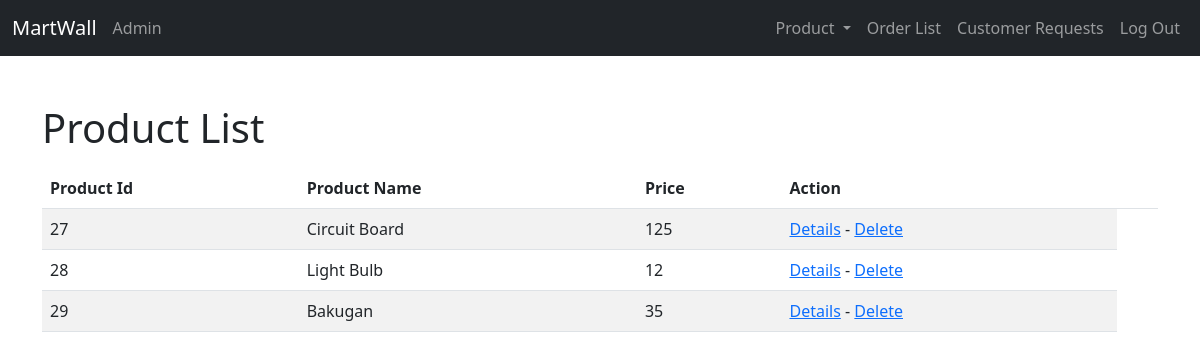
The app's page /Admin/productList (signed in) with its own data.
### tables this page shows
CREATE TABLE `product` (
  `product_id` int(5) NOT NULL,
  `product_name` varchar(20) NOT NULL,
  `price` int(5) NOT NULL,
  `description` text NOT NULL,
  `is_featured` tinyint(1) NOT NULL,
  `category_id` int(5) NOT NULL,
  `product_image` varchar(50) NOT NULL
);

### app/core/Controller.php (called while the page is built, shortened)
<?php
class Controller{
	public function view($name, $data = []){
		include('app/views/' . $name . '.php');
	}
}

### app/controllers/Admin.php (called while the page is built, shortened)
<?php
	class Admin extends \app\core\Controller{
		#[\app\filters\Admin]
		public function productList() {
			$product = new \app\models\Product();
			$product = $product->getAll();
			$this->view('Admin/productList', $product);
		}
	}

### app/core/App.php (called while the page is built, shortened)
<?php
class App{
	private $method = 'index';
	public function __construct(){
		$url = self::parseUrl();
		if(isset($url[0])){
			unset($url[0]);
		}
		$this->controller = new $this->controller;
		if(isset($url[1])){
			if(method_exists($this->controller, $url[1])){
				$this->method = $url[1];
			}
			unset($url[1]);
		}
		$params = $url ? array_values($url) : [];
		call_user_func_array([$this->controller, $this->method], $params);
	}
	public static function parseUrl(){
		if(isset($_GET['url'])) {
			return explode('/',
				filter_var(
					rtrim($_GET['url'], '/')),
				FILTER_SANITIZE_URL);
		}
	}
}

### index.php (called while the page is built, shortened)
<?php
	new app\core\App();

### app/models/Product.php (called while the page is built, shortened)
<?php
class Product extends \app\core\Model {
    public function getAll(){
		$SQL = "SELECT * FROM product";
		$STMT = self::$_connection->prepare($SQL);
		$STMT->execute();
		$STMT->setFetchMode(\PDO::FETCH_CLASS, 'app\models\Product');
		return $STMT->fetchAll();
	}
}

### app/core/Model.php (called while the page is built, shortened)
<?php
class Model{
	public function __construct(){
		$server = 'localhost';
		$dbname = 'ecom_project';
		$username = 'root';
		$password = '';
	}
}

### app/views/Admin/productList.php (the view, shortened to what this page needs)
<!DOCTYPE html>
<html lang="en">
    <head>
        <link href="https://cdn.jsdelivr.net/npm/bootstrap@5.2.3/dist/css/bootstrap.min.css" rel="stylesheet">
    </head>
    <body>
    <?php include 'app\views\includes\adminHeader.php'; ?>
        <div class="main">
        <div class="container mt-5">
        <h1>Product List</h1>
            <div class="table-responsive">
                <table class="table table-striped">
                    <thead>
                        <th>Product Id</th>
                        <th>Product Name</th>
                        <th>Price</th>
                        <th>Action<th>
                    </thead>
                    <tbody>
                        <?php
                            foreach ($data as $item)
                                echo"
                                <tr>
                                    <td>$item->product_id</td>
                                    <td>$item->product_name</td>
                                    <td>$item->price</td>
                                    <td>
                                        <a href='/Product/details/$item->product_id'>Details</a> -
                                        <a href='/Admin/delete/$item->product_id'>Delete</a>
                                    </td>
                                </tr>
                                ";
                        ?>
                    </tbody>
                </table>
            </div>
        </div>
    </body>
</html>

### records on screen
product: product_id "27", product_name "Circuit Board", price "125"
product: product_id "28", product_name "Light Bulb", price "12"
product: product_id "29", product_name "Bakugan", price "35"
